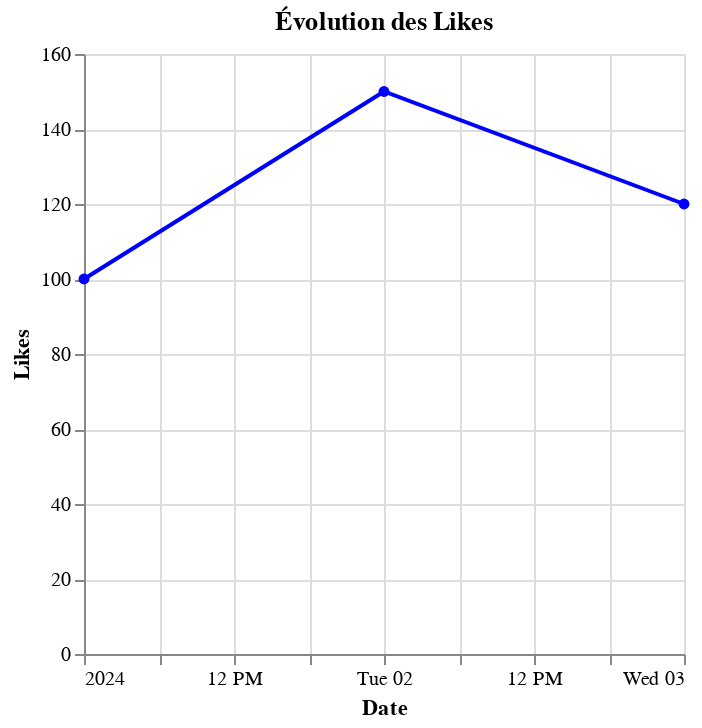

Notebook source saved alongside this figure:
### Code cell
import altair as alt
import pandas as pd

# Exemple de données
data = {'Date': ['2024-01-01', '2024-01-02', '2024-01-03'],
        'Likes': [100, 150, 120],
        'Comments': [50, 60, 70]}
df = pd.DataFrame(data)
df['Date'] = pd.to_datetime(df['Date'])

# Graphique interactif
chart = alt.Chart(df).mark_line(point=True).encode(
    x='Date:T',
    y='Likes:Q',
    color=alt.value('blue'),
    tooltip=['Date', 'Likes']
).properties(
    title='Évolution des Likes'
)

chart.show()

### Figure 1 — Vega-Lite specification as saved in the notebook (floating-point values rounded to 4 significant figures)
{"config": {"view": {"continuousWidth": 300, "continuousHeight": 300}}, "data": {"name": "data-b35e868d73c4bbb1010a0d80ea70c89d"}, "mark": {"type": "line", "point": true}, "encoding": {"color": {"value": "blue"}, "tooltip": [{"field": "Date", "type": "temporal"}, {"field": "Likes", "type": "quantitative"}], "x": {"field": "Date", "type": "temporal"}, "y": {"field": "Likes", "type": "quantitative"}}, "title": "Évolution des Likes", "$schema": "https://vega.github.io/schema/vega-lite/v5.20.1.json", "datasets": {"data-b35e868d73c4bbb1010a0d80ea70c89d": [{"Date": "2024-01-01T00:00:00", "Likes": 100, "Comments": 50}, {"Date": "2024-01-02T00:00:00", "Likes": 150, "Comments": 60}, {"Date": "2024-01-03T00:00:00", "Likes": 120, "Comments": 70}]}}
